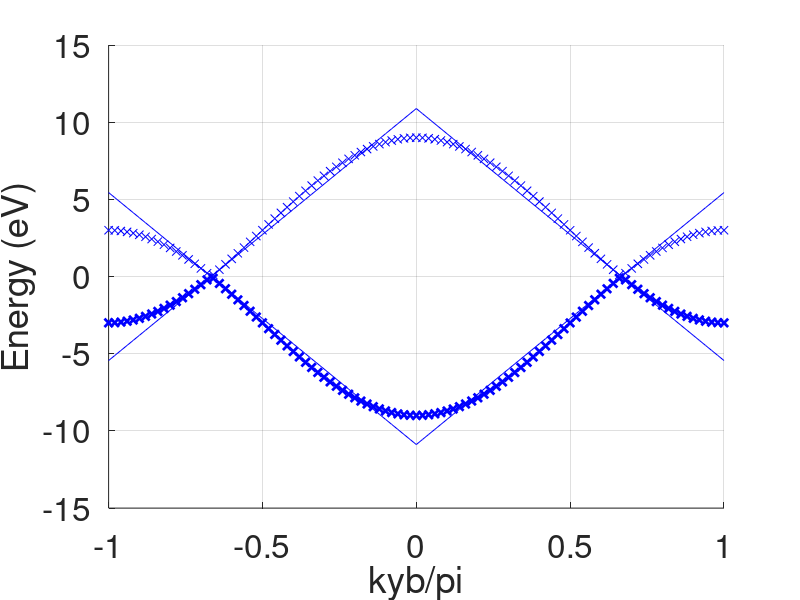

This figure's MATLAB source:
clear all
close all

t = 3;
kxa = 0;
kyb = linspace(-pi,pi,101);
E1 = (3*t/2)*sqrt(((kxa*2/3).^2)+(((abs(kyb)-(2*pi/3))*2/sqrt(3)).^2));
%a0=b*2/sqrt(3)=a*2/3;
E2 = t*sqrt( 1 + (4*cos(kyb).*cos(kxa)) + (4*cos(kyb).^2) );
k = kyb./pi;

hold on
h = plot(k, E1, 'b');
h = plot(k, -E1, 'b');
h = plot(k, E2, 'bx');
h = plot(k, -E2, 'bx');
axis([-1 1 -15 15])
set(h, 'linewidth', [1.0])
set(h, 'linewidth', [2.0])
set(gca, 'Fontsize', [24])
xlabel('kyb/pi')
ylabel('Energy (eV)')
grid on
